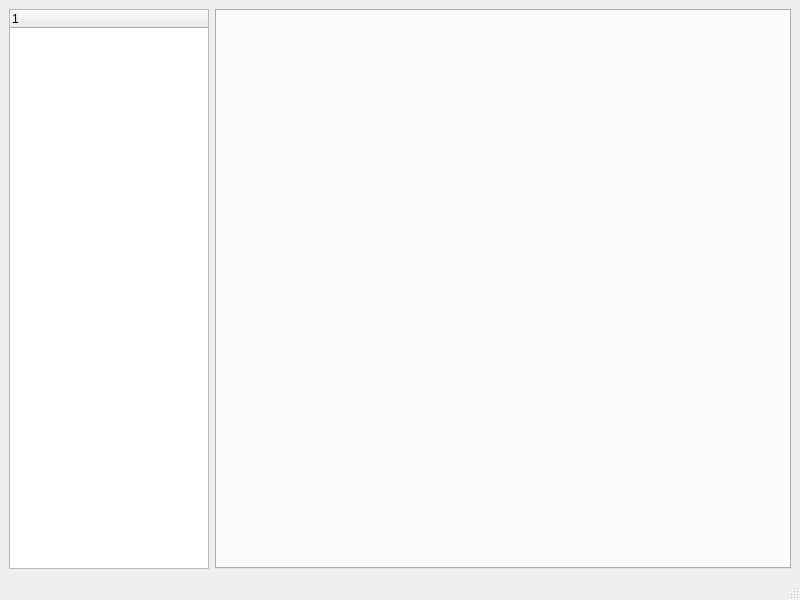
<?xml version="1.0" encoding="UTF-8"?>
<ui version="4.0">
 <class>MainWindow</class>
 <widget class="QMainWindow" name="MainWindow">
  <property name="geometry">
   <rect>
    <x>0</x>
    <y>0</y>
    <width>800</width>
    <height>600</height>
   </rect>
  </property>
  <property name="windowTitle">
   <string>MainWindow</string>
  </property>
  <widget class="QWidget" name="centralwidget">
   <layout class="QGridLayout" name="gridLayout">
    <item row="0" column="0">
     <widget class="QTreeWidget" name="treeWidget">
      <property name="maximumSize">
       <size>
        <width>200</width>
        <height>16777215</height>
       </size>
      </property>
     </widget>
    </item>
    <item row="0" column="1">
     <widget class="QTabWidget" name="tabWidget">
      <property name="currentIndex">
       <number>-1</number>
      </property>
     </widget>
    </item>
   </layout>
  </widget>
  <widget class="QMenuBar" name="menubar">
   <property name="geometry">
    <rect>
     <x>0</x>
     <y>0</y>
     <width>800</width>
     <height>24</height>
    </rect>
   </property>
  </widget>
  <widget class="QStatusBar" name="statusbar"/>
 </widget>
 <resources/>
 <connections/>
</ui>
